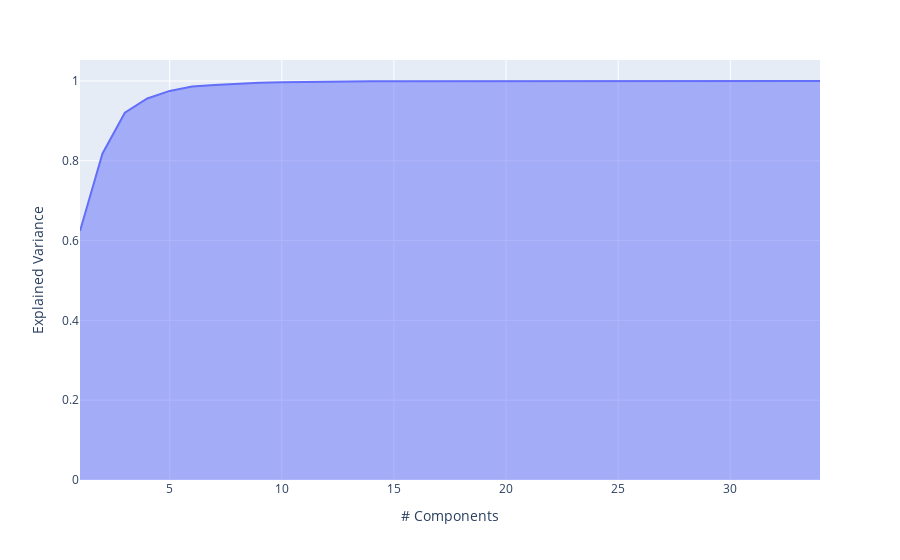

Here is the notebook cell this chart was saved with:
### Code cell
elbow_method(X_move)

### Figure 1 — Plotly figure (JSON) as saved in the notebook; plotly's stock layout.template omitted (floating-point values rounded to 4 significant figures)
{"data": [{"fillpattern": {"shape": ""}, "hovertemplate": "# Components=%{x}<br>Explained Variance=%{y}<extra></extra>", "legendgroup": "", "line": {"color": "#636efa"}, "marker": {"symbol": "circle"}, "mode": "lines", "name": "", "orientation": "v", "showlegend": false, "stackgroup": "1", "x": [1, 2, 3, 4, 5, 6, 7, 8, 9, 10, 11, 12, 13, 14, 15, 16, 17, 18, 19, 20, 21, 22, 23, 24, 25, 26, 27, 28, 29, 30, 31, 32, 33, 34], "xaxis": "x", "y": [0.624, 0.8178, 0.9205, 0.9562, 0.9752, 0.9862, 0.9899, 0.9933, 0.9957, 0.9971, 0.998, 0.9986, 0.9989, 0.9992, 0.9994, 0.9995, 0.9996, 0.9997, 0.9997, 0.9998, 0.9998, 0.9999, 0.9999, 0.9999, 0.9999, 1.0, 1.0, 1.0, 1.0, 1.0, 1.0, 1.0, 1.0, 1.0], "yaxis": "y", "type": "scatter"}], "layout": {"xaxis": {"anchor": "y", "domain": [0.0, 1.0], "title": {"text": "# Components"}}, "yaxis": {"anchor": "x", "domain": [0.0, 1.0], "title": {"text": "Explained Variance"}}, "legend": {"tracegroupgap": 0}, "margin": {"t": 60}}}
